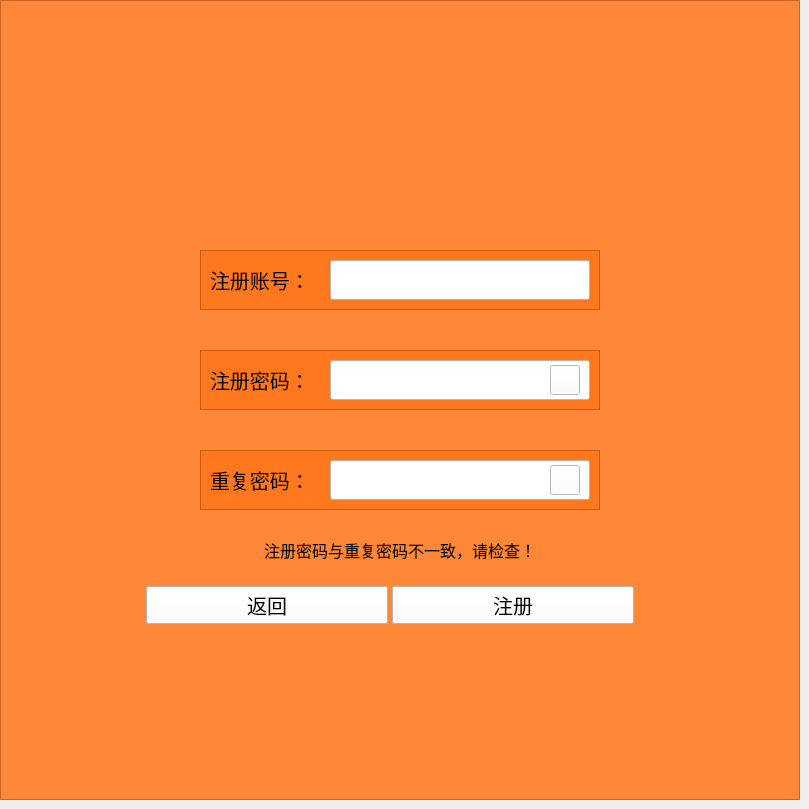
    <widget class="QWidget" name="page_2">
     <widget class="QFrame" name="bk_frame_2">
      <property name="geometry">
       <rect>
        <x>0</x>
        <y>0</y>
        <width>800</width>
        <height>800</height>
       </rect>
      </property>
      <property name="styleSheet">
       <string notr="true">background-color:rgb(255, 136, 56);</string>
      </property>
      <property name="frameShape">
       <enum>QFrame::StyledPanel</enum>
      </property>
      <property name="frameShadow">
       <enum>QFrame::Raised</enum>
      </property>
      <widget class="QLabel" name="label_3">
       <property name="geometry">
        <rect>
         <x>150</x>
         <y>540</y>
         <width>500</width>
         <height>20</height>
        </rect>
       </property>
       <property name="font">
        <font>
         <family>宋体</family>
         <pointsize>12</pointsize>
        </font>
       </property>
       <property name="text">
        <string>注册密码与重复密码不一致，请检查！</string>
       </property>
       <property name="alignment">
        <set>Qt::AlignCenter</set>
       </property>
      </widget>
      <widget class="QWidget" name="le_btn_widget_2" native="true">
       <property name="geometry">
        <rect>
         <x>140</x>
         <y>570</y>
         <width>500</width>
         <height>70</height>
        </rect>
       </property>
       <layout class="QHBoxLayout" name="horizontalLayout_2">
        <property name="spacing">
         <number>4</number>
        </property>
        <property name="leftMargin">
         <number>6</number>
        </property>
        <property name="topMargin">
         <number>6</number>
        </property>
        <property name="rightMargin">
         <number>6</number>
        </property>
        <property name="bottomMargin">
         <number>6</number>
        </property>
        <item>
         <widget class="QPushButton" name="loadButton_2">
          <property name="font">
           <font>
            <family>华文行楷</family>
            <pointsize>15</pointsize>
           </font>
          </property>
          <property name="styleSheet">
           <string notr="true">background-color:rgb(255,255, 255);</string>
          </property>
          <property name="text">
           <string>返回</string>
          </property>
          <property name="iconSize">
           <size>
            <width>12</width>
            <height>12</height>
           </size>
          </property>
         </widget>
        </item>
        <item>
         <widget class="QPushButton" name="enrollButton_2">
          <property name="font">
           <font>
            <family>华文行楷</family>
            <pointsize>15</pointsize>
           </font>
          </property>
          <property name="styleSheet">
           <string notr="true">background-color:rgb(255,255, 255);</string>
          </property>
          <property name="text">
           <string>注册</string>
          </property>
          <property name="iconSize">
           <size>
            <width>12</width>
            <height>12</height>
           </size>
          </property>
         </widget>
        </item>
       </layout>
      </widget>
      <widget class="QFrame" name="name_frame_2">
       <property name="geometry">
        <rect>
         <x>200</x>
         <y>350</y>
         <width>400</width>
         <height>60</height>
        </rect>
       </property>
       <property name="styleSheet">
        <string notr="true">background-color:rgb(255, 120, 30);</string>
       </property>
       <property name="frameShape">
        <enum>QFrame::StyledPanel</enum>
       </property>
       <property name="frameShadow">
        <enum>QFrame::Raised</enum>
       </property>
       <widget class="QLabel" name="name_label_2">
        <property name="geometry">
         <rect>
          <x>10</x>
          <y>10</y>
          <width>120</width>
          <height>40</height>
         </rect>
        </property>
        <property name="font">
         <font>
          <family>华文行楷</family>
          <pointsize>15</pointsize>
         </font>
        </property>
        <property name="styleSheet">
         <string notr="true">background-color:rgb(255, 120, 30);
</string>
        </property>
        <property name="text">
         <string>注册密码：</string>
        </property>
       </widget>
       <widget class="QLineEdit" name="passwd_lineEdit_1">
        <property name="geometry">
         <rect>
          <x>130</x>
          <y>10</y>
          <width>260</width>
          <height>40</height>
         </rect>
        </property>
        <property name="styleSheet">
         <string notr="true">background-color:rgb(255,255, 255);</string>
        </property>
       </widget>
      </widget>
      <widget class="QFrame" name="name_frame_3">
       <property name="geometry">
        <rect>
         <x>200</x>
         <y>250</y>
         <width>400</width>
         <height>60</height>
        </rect>
       </property>
       <property name="styleSheet">
        <string notr="true">background-color:rgb(255, 120, 30);</string>
       </property>
       <property name="frameShape">
        <enum>QFrame::StyledPanel</enum>
       </property>
       <property name="frameShadow">
        <enum>QFrame::Raised</enum>
       </property>
       <widget class="QLabel" name="name_label_3">
        <property name="geometry">
         <rect>
          <x>10</x>
          <y>10</y>
          <width>120</width>
          <height>40</height>
         </rect>
        </property>
        <property name="font">
         <font>
          <family>华文行楷</family>
          <pointsize>15</pointsize>
         </font>
        </property>
        <property name="styleSheet">
         <string notr="true">background-color:rgb(255, 120, 30);</string>
        </property>
        <property name="text">
         <string>注册账号：</string>
        </property>
       </widget>
       <widget class="QLineEdit" name="name_lineEdit_2">
        <property name="geometry">
         <rect>
          <x>130</x>
          <y>10</y>
          <width>260</width>
          <height>40</height>
         </rect>
        </property>
        <property name="styleSheet">
         <string notr="true">background-color:rgb(255,255, 255);</string>
        </property>
       </widget>
      </widget>
      <widget class="QFrame" name="passwd_frame_2">
       <property name="geometry">
        <rect>
         <x>200</x>
         <y>450</y>
         <width>400</width>
         <height>60</height>
        </rect>
       </property>
       <property name="styleSheet">
        <string notr="true">background-color:rgb(255, 120, 30);</string>
       </property>
       <property name="frameShape">
        <enum>QFrame::StyledPanel</enum>
       </property>
       <property name="frameShadow">
        <enum>QFrame::Raised</enum>
       </property>
       <widget class="QLabel" name="passwd_label_2">
        <property name="geometry">
         <rect>
          <x>10</x>
          <y>10</y>
          <width>120</width>
          <height>40</height>
         </rect>
        </property>
        <property name="font">
         <font>
          <family>华文行楷</family>
          <pointsize>15</pointsize>
         </font>
        </property>
        <property name="styleSheet">
         <string notr="true">background-color:rgb(255, 120, 30);</string>
        </property>
        <property name="text">
         <string>重复密码：</string>
        </property>
       </widget>
       <widget class="QLineEdit" name="passwd_lineEdit_2">
        <property name="geometry">
         <rect>
          <x>130</x>
          <y>10</y>
          <width>260</width>
          <height>40</height>
         </rect>
        </property>
        <property name="styleSheet">
         <string notr="true">background-color:rgb(255,255, 255);</string>
        </property>
       </widget>
      </widget>
      <widget class="QPushButton" name="pushButton_2">
       <property name="geometry">
        <rect>
         <x>550</x>
         <y>365</y>
         <width>30</width>
         <height>30</height>
        </rect>
       </property>
       <property name="styleSheet">
        <string notr="true">border-image:url(./res/image/mm_eye_close.png);
background-color:rgb(255,255, 255);</string>
       </property>
       <property name="text">
        <string/>
       </property>
       <property name="iconSize">
        <size>
         <width>12</width>
         <height>12</height>
        </size>
       </property>
      </widget>
      <widget class="QPushButton" name="pushButton_4">
       <property name="geometry">
        <rect>
         <x>550</x>
         <y>465</y>
         <width>30</width>
         <height>30</height>
        </rect>
       </property>
       <property name="styleSheet">
        <string notr="true">border-image:url(./res/image/mm_eye_close.png);
background-color:rgb(255,255, 255);</string>
       </property>
       <property name="text">
        <string/>
       </property>
       <property name="iconSize">
        <size>
         <width>12</width>
         <height>12</height>
        </size>
       </property>
      </widget>
     </widget>
    </widget>
